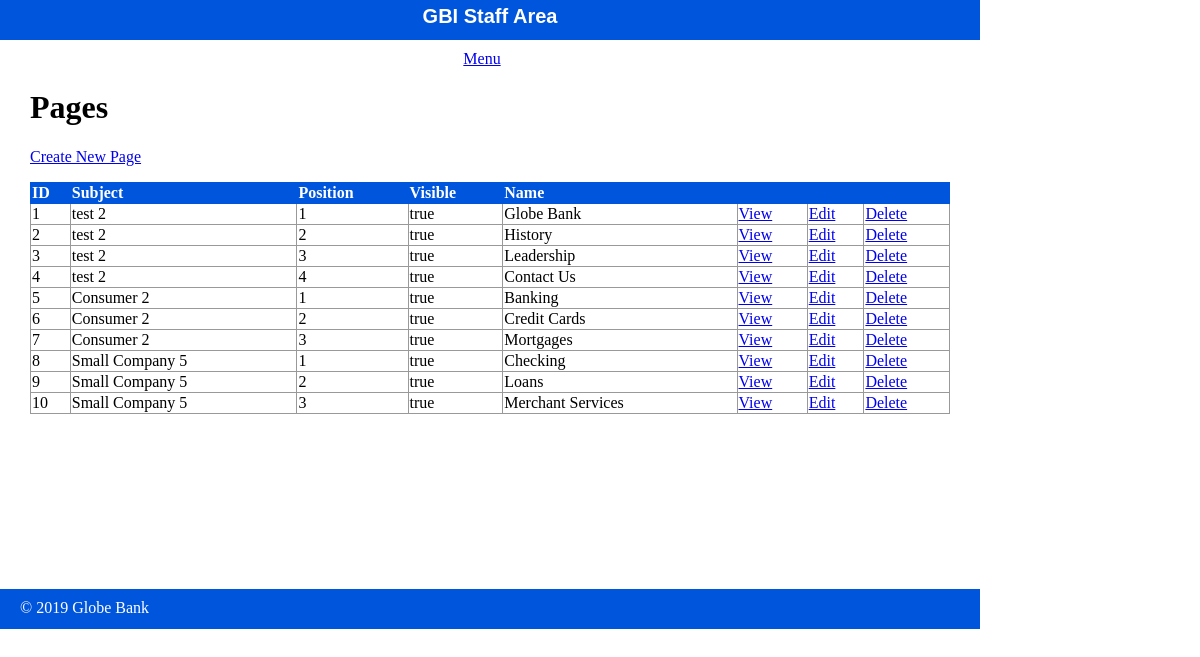
The page /globe_bank/public/staff/pages/index.php on the database its author committed.
### tables this page shows
CREATE TABLE `pages` (
  `id` int(11) NOT NULL,
  `subject_id` int(11) DEFAULT NULL,
  `menu_name` varchar(255) DEFAULT NULL,
  `position` int(3) DEFAULT NULL,
  `visible` tinyint(1) DEFAULT NULL,
  `content` text
);

CREATE TABLE `subjects` (
  `id` int(11) NOT NULL,
  `menu_name` varchar(255) DEFAULT NULL,
  `position` int(3) DEFAULT NULL,
  `visible` tinyint(1) DEFAULT NULL
);

### globe_bank/private/functions.php (called while the page is built, shortened)
<?php
function url_for($script_path) {
    return WWW_ROOT . $script_path;
}
function u($string="") {
    return urlencode($string);
}
function h($string="") {
    return htmlspecialchars($string);
}
?>

### globe_bank/private/query_functions.php (called while the page is built, shortened)
<?php
function find_subject_by_id($id) {
  global $db;
  $sql = "SELECT * from subjects ";
  $sql .= "WHERE id='" . $id . "'";
  $result = mysqli_query($db, $sql);
  $subject = mysqli_fetch_assoc($result);
  return $subject;
}
function find_all_pages() {
  global $db;
  $sql = "SELECT * FROM pages ";
  $sql .= "ORDER BY subject_id ASC, position ASC";
  $result = mysqli_query($db, $sql);
  return $result;
}
?>

### globe_bank/public/staff/pages/index.php (the view, shortened to what this page needs)
<?php
$page_set = find_all_pages();
?>
<?php include(SHARED_PATH . '/staff_header.php'); ?>
<div id="content">
  <div class="pages listing">
        <h1>Pages</h1>
    <div class='actions'>
        <a class="action" href="<?php echo url_for('/staff/pages/new.php'); ?>">Create New Page</a>
    </div>
    <table class="list">
     <tr>
        <th>ID</th>
        <th>Subject</th>
        <th>Position</th>
        <th>Visible</th>
        <th>Name</th>
        <th>&nbsp;</th>
        <th>&nbsp;</th>
        <th>&nbsp;</th>
     </tr>
     <?php while($page = mysqli_fetch_assoc($page_set)) { ?>
        <?php $subject = find_subject_by_id($page['subject_id']); ?>
        <tr>
        <td><?php echo h($page['id']); ?></td>
        <td><?php echo h($subject['menu_name']); ?></td>
        <td><?php echo h($page['position']); ?></td>
        <td><?php echo $page['visible'] == 1 ? 'true' : 'false' ?></td>
        <td><?php echo h($page['menu_name']); ?></td>
        <td> <a class="action" href="<?php echo url_for('/staff/pages/show.php?id=' . h(u($page['id']))); ?>">View</a></td>
        <td><a class= "action" href="<?php echo url_for('/staff/pages/edit.php?id=' . h(u($page['id']))); ?>">Edit</a></td>
        <td><a class="action" href="<?php echo url_for('/staff/pages/delete.php?id=' . h(u($page['id']))); ?>">Delete</a></td>
        </tr>
     <?php } ?>
    </table>
  </div>
</div>
<?php include(SHARED_PATH . '/staff_footer.php'); ?>

### globe_bank/private/shared/staff_header.php (shortened to what this page needs)
<!DOCTYPE html>
<html>
  <head>
    <link rel="stylesheet" media="all" href="<?php echo
    url_for('/stylesheets/staff.css'); ?>" />
   </head>
  <body>
  <header>
    <h1>GBI Staff Area</h1>
  </header>
  <navigation>
    <ul>
      <li><a href="<?php echo url_for('/staff/index.php'); ?>">Menu</a></li>
    </ul>
  </navigation>

### globe_bank/private/shared/staff_footer.php (shortened to what this page needs)
<footer>
  &copy; <?php echo date('Y'); ?> Globe Bank
</footer>
</body>
</html>

### globe_bank/public/stylesheets/staff.css (style rules this page uses)
html { height: 100%; width: 100%; }
body { height: 980px; width: 100%; margin: 0; padding: 0; }
header { width: 980px; height: 40px; margin: 0 0 10px 0; padding: 0; background: #0055DD; color: white; }
header h1 { margin: 0; padding: 5px; font-size: 20px; font-family: Verdana, Arial, Helvetica, sans-serif; text-align: center; }
navigation { width: 980px; margin: 0; padding: 0; text-align: center; }
navigation ul { width: 980px; list-style: none; padding: 0; margin: 0; }
navigation ul li { display: inline; margin-right: 1em; }
#content { width: 920px; min-height: 500px; padding: 0 30px; }
footer { width: 940px; height: 20px; margin: 0 0 10px 0; padding: 10px 20px; background: #0055DD; color: white; }
.actions { margin-bottom: 1em; }
table { border-collapse: collapse; vertical-align: top; }
table.list { width: 100%; }
table.list tr td { border: 1px solid #999999; }
table.list tr th { border: 1px solid #0055DD; background: #0055DD; color: white; text-align: left; }

### rows shown on the page
pages: id "1", subject.menu_name "test 2", position "1", visible "true", menu_name "Globe Bank"
pages: id "2", subject.menu_name "test 2", position "2", visible "true", menu_name "History"
pages: id "3", subject.menu_name "test 2", position "3", visible "true", menu_name "Leadership"
pages: id "4", subject.menu_name "test 2", position "4", visible "true", menu_name "Contact Us"
pages: id "5", subject.menu_name "Consumer 2", position "1", visible "true", menu_name "Banking"
pages: id "6", subject.menu_name "Consumer 2", position "2", visible "true", menu_name "Credit Cards"
pages: id "7", subject.menu_name "Consumer 2", position "3", visible "true", menu_name "Mortgages"
pages: id "8", subject.menu_name "Small Company 5", position "1", visible "true", menu_name "Checking"
pages: id "9", subject.menu_name "Small Company 5", position "2", visible "true", menu_name "Loans"
pages: id "10", subject.menu_name "Small Company 5", position "3", visible "true", menu_name "Merchant Services"
